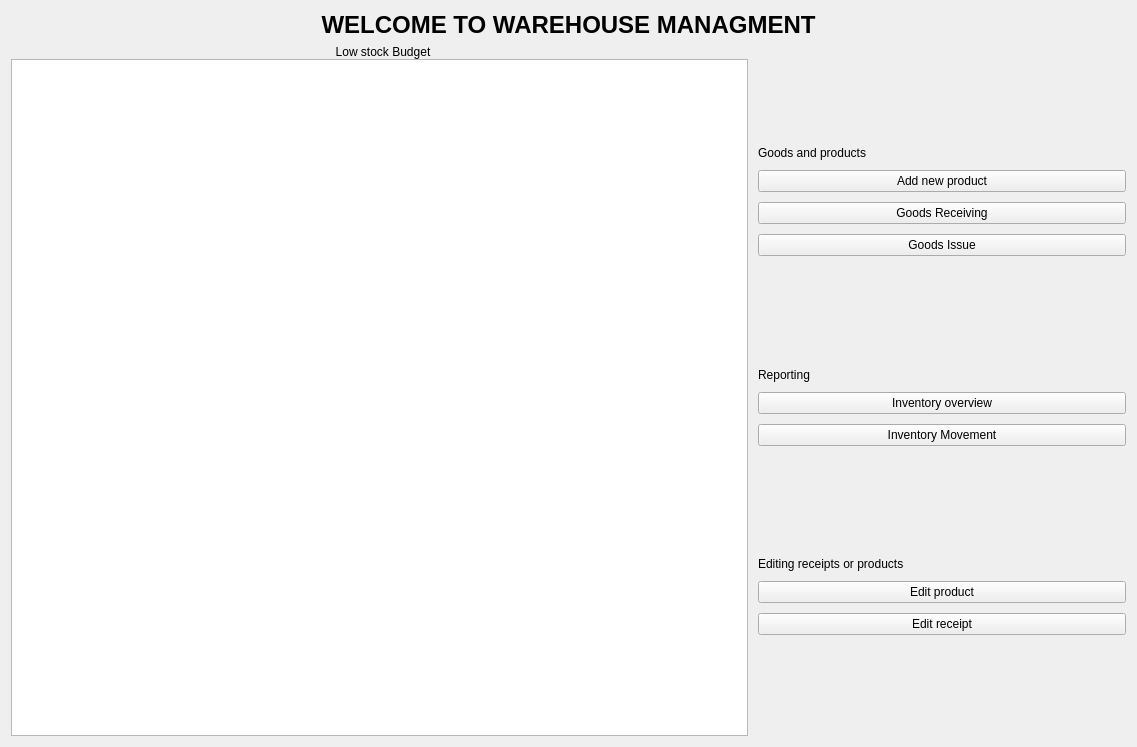
<?xml version="1.0" encoding="UTF-8"?>
<ui version="4.0">
 <class>Dashboard</class>
 <widget class="QWidget" name="Dashboard">
  <property name="geometry">
   <rect>
    <x>0</x>
    <y>0</y>
    <width>1137</width>
    <height>747</height>
   </rect>
  </property>
  <property name="windowTitle">
   <string>Form</string>
  </property>
  <layout class="QVBoxLayout" name="verticalLayout_2">
   <item>
    <layout class="QVBoxLayout" name="verticalLayout">
     <item>
      <widget class="QLabel" name="label_5">
       <property name="sizePolicy">
        <sizepolicy hsizetype="Expanding" vsizetype="Preferred">
         <horstretch>0</horstretch>
         <verstretch>0</verstretch>
        </sizepolicy>
       </property>
       <property name="font">
        <font>
         <pointsize>18</pointsize>
         <weight>75</weight>
         <bold>true</bold>
        </font>
       </property>
       <property name="text">
        <string>WELCOME TO WAREHOUSE MANAGMENT</string>
       </property>
       <property name="alignment">
        <set>Qt::AlignCenter</set>
       </property>
      </widget>
     </item>
     <item>
      <layout class="QGridLayout" name="gridLayout" columnstretch="2,1">
       <property name="horizontalSpacing">
        <number>10</number>
       </property>
       <item row="0" column="1">
        <layout class="QVBoxLayout" name="verticalLayout_5">
         <property name="spacing">
          <number>10</number>
         </property>
         <property name="sizeConstraint">
          <enum>QLayout::SetDefaultConstraint</enum>
         </property>
         <item>
          <spacer name="verticalSpacer_2">
           <property name="orientation">
            <enum>Qt::Vertical</enum>
           </property>
           <property name="sizeHint" stdset="0">
            <size>
             <width>20</width>
             <height>40</height>
            </size>
           </property>
          </spacer>
         </item>
         <item>
          <widget class="QLabel" name="label">
           <property name="sizePolicy">
            <sizepolicy hsizetype="Expanding" vsizetype="Fixed">
             <horstretch>0</horstretch>
             <verstretch>0</verstretch>
            </sizepolicy>
           </property>
           <property name="text">
            <string>Goods and products</string>
           </property>
          </widget>
         </item>
         <item>
          <widget class="QPushButton" name="newButton">
           <property name="sizePolicy">
            <sizepolicy hsizetype="Expanding" vsizetype="Fixed">
             <horstretch>0</horstretch>
             <verstretch>0</verstretch>
            </sizepolicy>
           </property>
           <property name="text">
            <string>Add new product</string>
           </property>
          </widget>
         </item>
         <item>
          <widget class="QPushButton" name="recButton">
           <property name="text">
            <string>Goods Receiving</string>
           </property>
          </widget>
         </item>
         <item>
          <widget class="QPushButton" name="sellButton">
           <property name="sizePolicy">
            <sizepolicy hsizetype="Expanding" vsizetype="Fixed">
             <horstretch>0</horstretch>
             <verstretch>0</verstretch>
            </sizepolicy>
           </property>
           <property name="text">
            <string>Goods Issue</string>
           </property>
          </widget>
         </item>
         <item>
          <spacer name="verticalSpacer">
           <property name="orientation">
            <enum>Qt::Vertical</enum>
           </property>
           <property name="sizeHint" stdset="0">
            <size>
             <width>20</width>
             <height>40</height>
            </size>
           </property>
          </spacer>
         </item>
         <item>
          <widget class="QLabel" name="label_2">
           <property name="sizePolicy">
            <sizepolicy hsizetype="Expanding" vsizetype="Fixed">
             <horstretch>0</horstretch>
             <verstretch>0</verstretch>
            </sizepolicy>
           </property>
           <property name="text">
            <string>Reporting</string>
           </property>
          </widget>
         </item>
         <item>
          <widget class="QPushButton" name="overButton">
           <property name="sizePolicy">
            <sizepolicy hsizetype="Expanding" vsizetype="Fixed">
             <horstretch>0</horstretch>
             <verstretch>0</verstretch>
            </sizepolicy>
           </property>
           <property name="text">
            <string>Inventory overview</string>
           </property>
          </widget>
         </item>
         <item>
          <widget class="QPushButton" name="movButton">
           <property name="sizePolicy">
            <sizepolicy hsizetype="Expanding" vsizetype="Fixed">
             <horstretch>0</horstretch>
             <verstretch>0</verstretch>
            </sizepolicy>
           </property>
           <property name="text">
            <string>Inventory Movement</string>
           </property>
          </widget>
         </item>
         <item>
          <spacer name="verticalSpacer_4">
           <property name="orientation">
            <enum>Qt::Vertical</enum>
           </property>
           <property name="sizeHint" stdset="0">
            <size>
             <width>20</width>
             <height>40</height>
            </size>
           </property>
          </spacer>
         </item>
         <item>
          <widget class="QLabel" name="label_6">
           <property name="text">
            <string>Editing receipts or products</string>
           </property>
          </widget>
         </item>
         <item>
          <widget class="QPushButton" name="PchanButton">
           <property name="text">
            <string>Edit product</string>
           </property>
          </widget>
         </item>
         <item>
          <widget class="QPushButton" name="RchanButton">
           <property name="text">
            <string>Edit receipt</string>
           </property>
          </widget>
         </item>
         <item>
          <spacer name="verticalSpacer_3">
           <property name="orientation">
            <enum>Qt::Vertical</enum>
           </property>
           <property name="sizeHint" stdset="0">
            <size>
             <width>20</width>
             <height>40</height>
            </size>
           </property>
          </spacer>
         </item>
        </layout>
       </item>
       <item row="0" column="0">
        <layout class="QVBoxLayout" name="verticalLayout_3">
         <item>
          <layout class="QHBoxLayout" name="horizontalLayout">
           <item>
            <widget class="QLabel" name="label_3">
             <property name="text">
              <string/>
             </property>
             <property name="pixmap">
              <pixmap resource="resource.qrc">:/signal2.jpg</pixmap>
             </property>
            </widget>
           </item>
           <item>
            <widget class="QLabel" name="label_4">
             <property name="sizePolicy">
              <sizepolicy hsizetype="Expanding" vsizetype="Preferred">
               <horstretch>0</horstretch>
               <verstretch>0</verstretch>
              </sizepolicy>
             </property>
             <property name="text">
              <string>Low stock Budget</string>
             </property>
             <property name="alignment">
              <set>Qt::AlignCenter</set>
             </property>
            </widget>
           </item>
          </layout>
         </item>
         <item>
          <widget class="QTableView" name="lowstockTable"/>
         </item>
        </layout>
       </item>
      </layout>
     </item>
    </layout>
   </item>
  </layout>
 </widget>
 <resources>
  <include location="resource.qrc"/>
 </resources>
 <connections/>
</ui>
